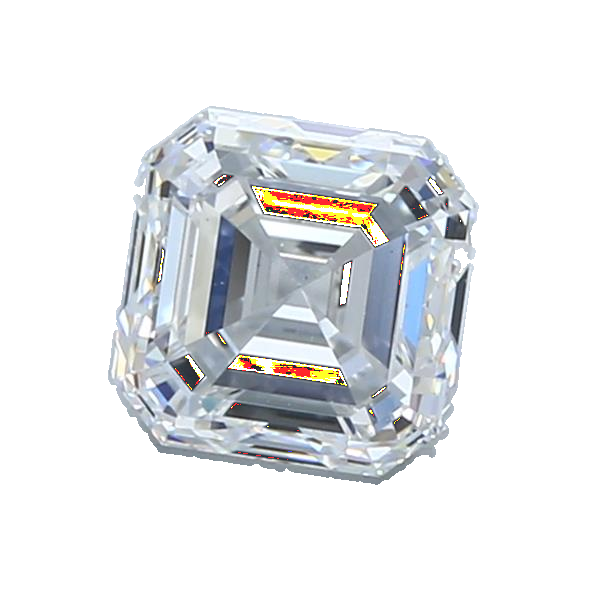
#> input picture Extracted/Shape_1d_256i/AS/2337127678_009.png, 599 x 600 px
$ python -i Diamond_Extract.py   (imports and definitions only)
#> lines starting #> are read from the running program, lines starting #| are printed output that depends on the picture
#> further down, picture is the input picture: shape (600, 599, 3); mean B, G, R 233.5, 231.8, 230.1
# -*- coding: utf-8 -*-
"""
Created on Fri Mar  3 13:29:55 2022

@author: Dhruvin
"""
import cv2
import os
import numpy as np
from os.path import isfile,join

class process:

    # [13 lines left out: functions detect_edges, flood_and_extract, not called in this run]

    def blurred(self, img):
        median_blurred = cv2.medianBlur(img, 3)
        gaussian_blurred = cv2.GaussianBlur(median_blurred, (0, 0), 1, 1)
        close_morphed = cv2.morphologyEx(gaussian_blurred, cv2.MORPH_CLOSE, kernel = (5,5))
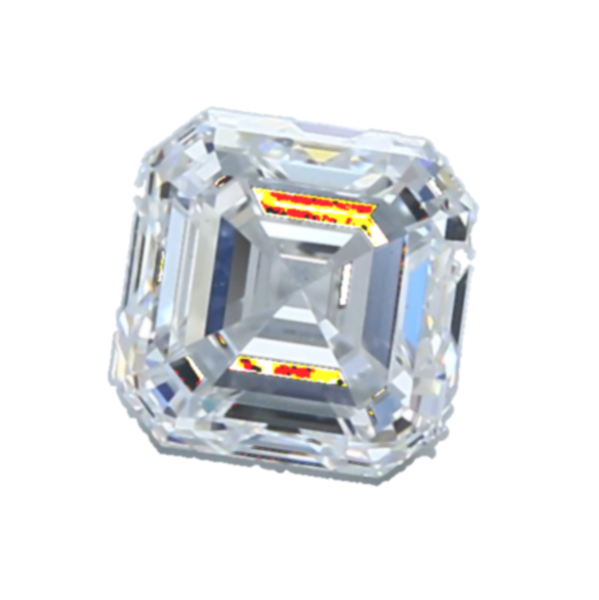
#> close_morphed: shape (600, 599, 3); mean B, G, R 233.7, 232.1, 230.4
        return close_morphed

    # [86 lines left out: functions biggest_contour, draw_biggest_contour, video_gen, extraction, final, not called in this run]

root = os.getcwd()
data = os.path.join(root, 'Diamonds')
# [1 line not run here, left out]
folders = ['Shape_1d_256i', 'Shape_5d_256i','Shape_10d_256i']
p = process()
# [3 lines not run here, left out]

>>> import cv2
>>> picture = cv2.imread('Extracted/Shape_1d_256i/AS/2337127678_009.png')
>>> result = process().blurred(picture)
